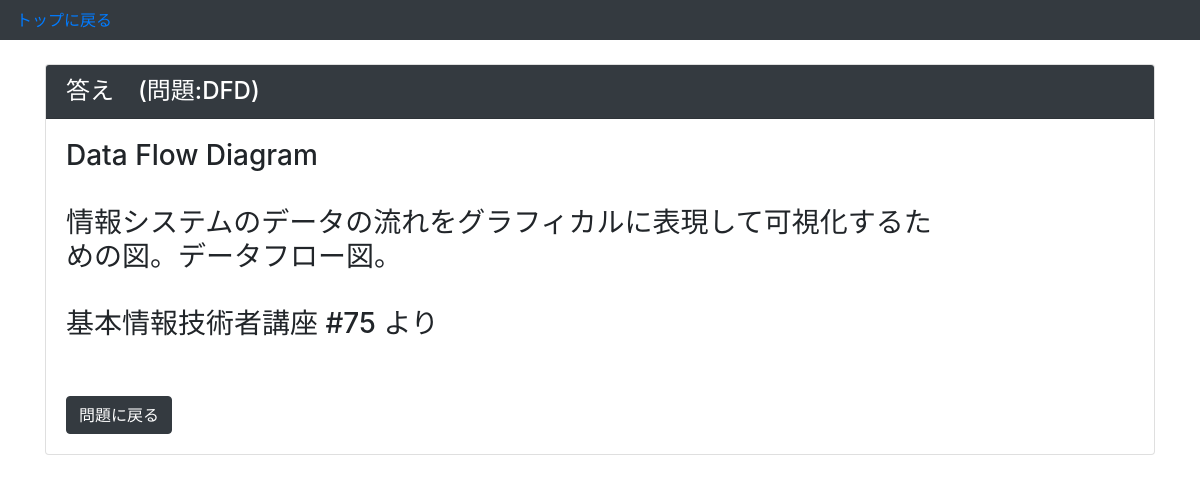
The app's page /detail/22/ (signed in) with its own data.
### flashcard/models.py (models this page shows)
class Flashcard(models.Model):
    word = models.CharField(verbose_name='単語',max_length=40)
    description=models.CharField(verbose_name='説明',max_length=200)

### flashcard/views.py (the view)
# urls.py: path('detail/<int:pk>/',views.DetailView.as_view(),name='detail'),
class DetailView(LoginRequiredMixin,generic.DetailView):
    model=Flashcard
    template_name='post_detail.html'

### flashcard/templates/post_detail.html
{% extends 'test_base.html' %}
{% block content %}
<div class="card mb-3 mt-4">
  <h4 class="card-header bg-dark text-white">答え　(問題:{{ flashcard.word}})</h4>
  <div class="card-body">
      <h3>{{ flashcard.description | linebreaksbr | urlize}}</h3>
      <br /><br />
      <a href="{{request.META.HTTP_REFERER}}" class="btn btn-dark">問題に戻る</a>
  </div>
</div>
{% endblock %}

### records on screen
Flashcard: word "DFD", description "Data Flow Diagram 情報システムのデータの流れをグラフィカルに表現して可視化するた めの図。データフロー図。 基本情報技術者講座 #75 より"
